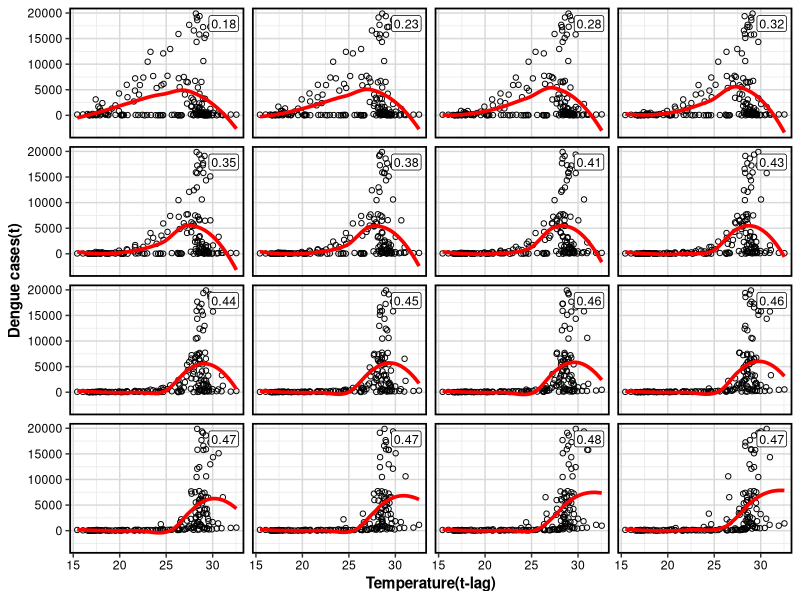
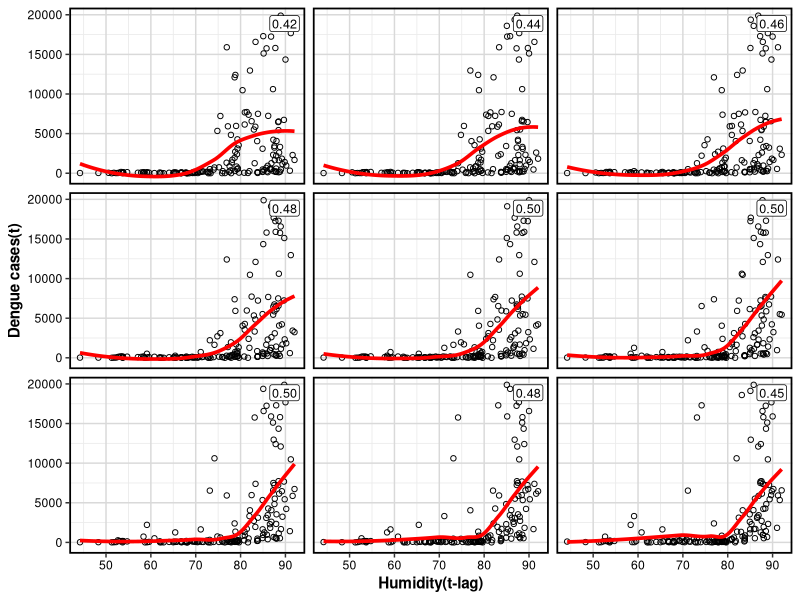
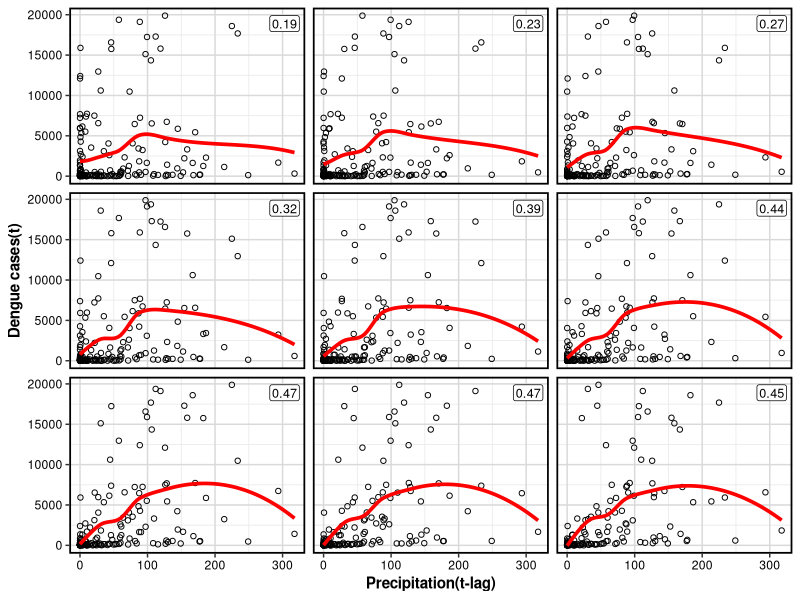
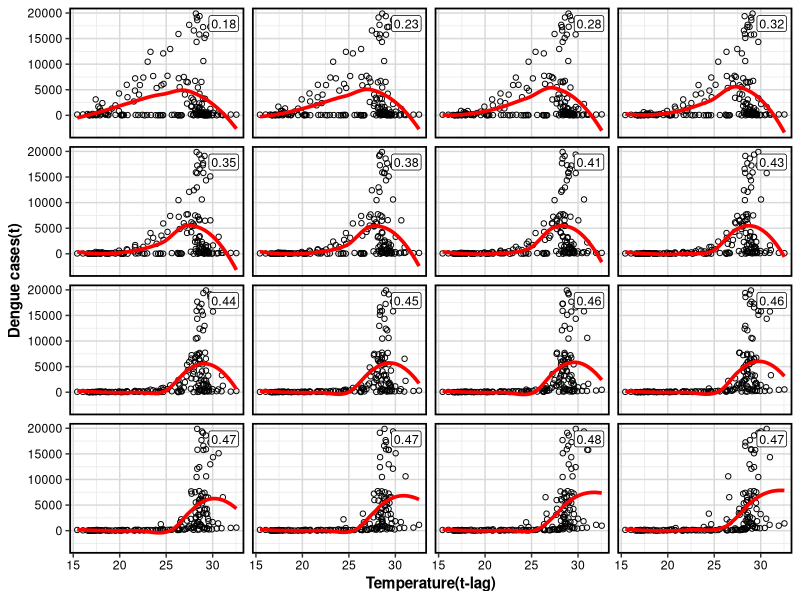
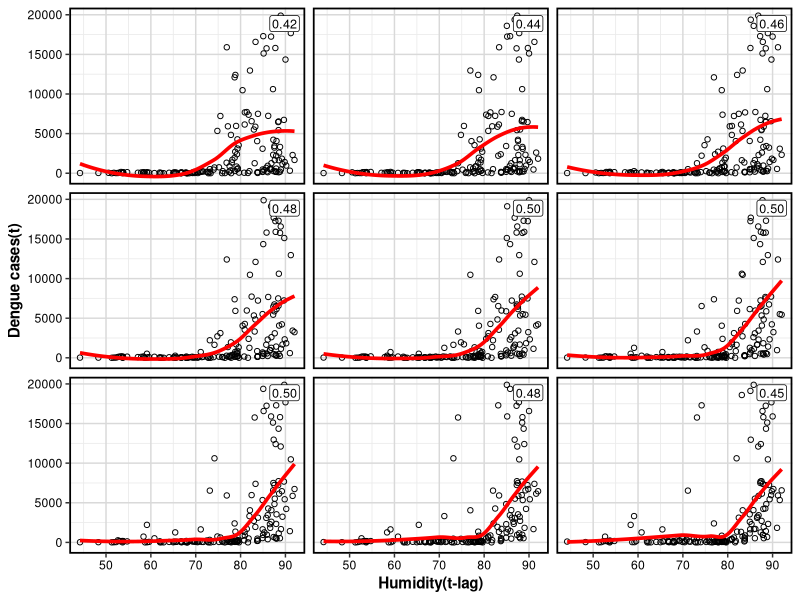
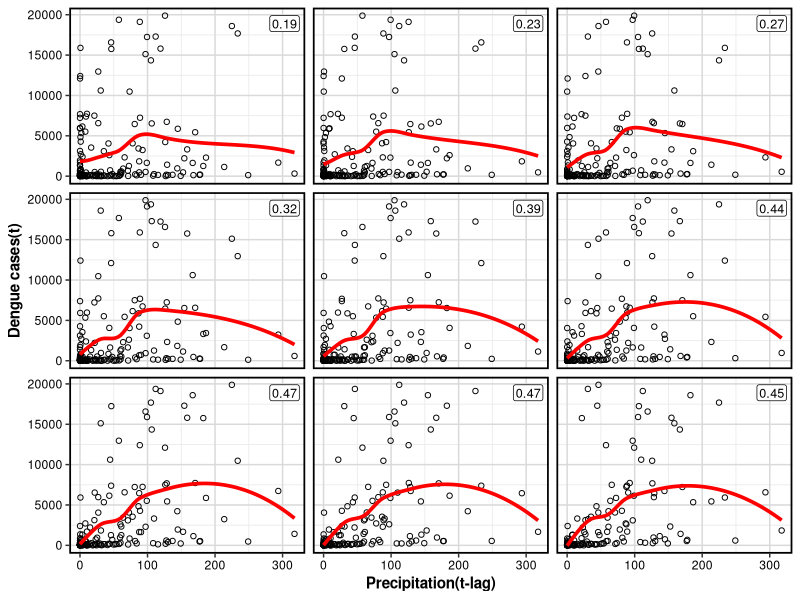

The R script that drew these images, in order:
# ============================================================
# CROSS-LAGGED SCATTER PLOTS: TRAINING DATA ONLY
# Training dataset: Weeks 1-168
# Holdout dataset:  Weeks 169-200 
# ============================================================

library(dplyr)
library(ggplot2)

# ------------------------------------------------------------
# 1. Load and order data
# ------------------------------------------------------------


data1 <- read.csv("MyBDweeklyFinaldata.csv",stringsAsFactors = FALSE) %>%
  arrange(Week)

# ------------------------------------------------------------
# 2. Restrict to training data
# ------------------------------------------------------------

train <- data1 %>%
  filter(Week >= 1 & Week <= 168)

stopifnot(
  nrow(data1) == 200,
  nrow(train) == 168,
  identical(as.numeric(train$Week), as.numeric(1:168)),
  !anyNA(train$Dengue_cases)
)

cat("Total observations:", nrow(data1), "\n")
cat("Training observations:", nrow(train), "\n")
cat("Training weeks:", min(train$Week), "-", max(train$Week), "\n")
cat("Holdout excluded: TRUE\n")

# ------------------------------------------------------------
# 3. Function for cross-lagged scatter plots
# ------------------------------------------------------------

make_lag_scatter_plot <- function(
    data,
    var_name,
    var_label,
    lag_range,
    nrow,
    ncol,
    x_breaks = NULL
) {
  
  # Construct lagged meteorological variables
  lagged_list <- lapply(lag_range, function(l) {
    
    data.frame(
      Dengue_cases = data$Dengue_cases,
      Value = if (l == 0) {
        data[[var_name]]
      } else {
        dplyr::lag(data[[var_name]], l)
      },
      Lag = l
    )
    
  })
  
  scatter_data <- bind_rows(lagged_list) %>%
    filter(
      !is.na(Value),
      !is.na(Dengue_cases)
    )
  
  # Panel labels
  lag_names <- ifelse(
    lag_range == 0,
    paste0(var_label, "(t)"),
    paste0(var_label, "(t-", lag_range, ")")
  )
  
  scatter_data$Lag_label <- factor(
    ifelse(
      scatter_data$Lag == 0,
      paste0(var_label, "(t)"),
      paste0(var_label, "(t-", scatter_data$Lag, ")")
    ),
    levels = lag_names
  )
  
  # Pearson correlations
  cor_labels <- scatter_data %>%
    group_by(Lag_label) %>%
    summarise(
      r = cor(
        Value,
        Dengue_cases,
        use = "complete.obs"
      ),
      .groups = "drop"
    ) %>%
    mutate(
      label = sprintf("%.2f", r)
    )
  
  # Construct plot
  p <- ggplot(
    scatter_data,
    aes(x = Value, y = Dengue_cases)
  ) +
    
    geom_point(
      shape = 1,
      size = 1.5,
      alpha = 1.5,
      colour = "black"
    ) +
    
    geom_smooth(
      method = "loess",
      se = FALSE,
      colour = "red",
      linewidth = 1.25
    ) +
    
    geom_label(
      data = cor_labels,
      aes(
        x = Inf,
        y = Inf,
        label = label
      ),
      hjust = 1.2,
      vjust = 1.5,
      inherit.aes = FALSE,
      size = 3.2,
      colour = "black",
      fill = "white",
      linewidth = 0.5,
      label.padding = grid::unit(0.15, "lines")
    ) +
    
    facet_wrap(
      ~ Lag_label,
      nrow = nrow,
      ncol = ncol
    ) +
    
    labs(
      x = paste0(var_label, "(t-lag)"),
      y = "Dengue cases(t)"
    ) +
    
    theme_bw(base_size = 11) +
    
    theme(
      panel.grid.major = element_line(
        colour = "grey85",
        linewidth = 0.5
      ),
      
      panel.grid.minor = element_line(
        colour = "grey92",
        linewidth = 0.3
      ),
      
      panel.border = element_rect(
        colour = "black",
        fill = NA,
        linewidth = 1.2
      ),
      
      strip.background = element_blank(),
      
      # Hide facet headers, as in your original figure.
      # Individual lag labels appear on the x-axis instead.
      strip.text = element_blank(),
      
      axis.title = element_text(
        face = "bold"
      ),
      
      axis.text = element_text(
        colour = "black"
      )
    )
  
  if (!is.null(x_breaks)) {
    p <- p +
      scale_x_continuous(
        breaks = x_breaks
      )
  }
  
  return(p)
}

# ============================================================
# 4. TEMPERATURE: Lags 0-15, 4 x 4
# ============================================================

p_temp <- make_lag_scatter_plot(
  data = train,
  var_name = "Temperature",
  var_label = "Temperature",
  lag_range = 0:15,
  nrow = 4,
  ncol = 4
)

print(p_temp)

ggsave(
  filename = "temperature_cross_lagged_training.png",
  plot = p_temp,
  width = 12,
  height = 10,
  dpi = 600,
  bg = "white"
)

# ============================================================
# 5. HUMIDITY: Lags 0-8, 3 x 3
# ============================================================

p_humid <- make_lag_scatter_plot(
  data = train,
  var_name = "Humidity",
  var_label = "Humidity",
  lag_range = 0:8,
  nrow = 3,
  ncol = 3
)

print(p_humid)

ggsave(
  filename = "humidity_cross_lagged_training.png",
  plot = p_humid,
  width = 12,
  height = 9,
  dpi = 600,
  bg = "white"
)

# ============================================================
# 6. PRECIPITATION: Lags 0-8, 3 x 3
# ============================================================

p_precip <- make_lag_scatter_plot(
  data = train,
  var_name = "Precipitation",
  var_label = "Precipitation",
  lag_range = 0:8,
  nrow = 3,
  ncol = 3
)

print(p_precip)

ggsave(
  filename = "precipitation_cross_lagged_training.png",
  plot = p_precip,
  width = 12,
  height = 9,
  dpi = 600,
  bg = "white"
)

# ------------------------------------------------------------
# 7. Print correlation tables
# ------------------------------------------------------------

get_lag_correlations <- function(data, var_name, lags) {
  
  bind_rows(lapply(lags, function(l) {
    
    x <- dplyr::lag(data[[var_name]], l)
    y <- data$Dengue_cases
    
    valid <- complete.cases(x, y)
    
    data.frame(
      Variable = var_name,
      Lag = l,
      Correlation = cor(x[valid], y[valid]),
      N = sum(valid)
    )
    
  }))
  
}

correlation_results <- bind_rows(
  get_lag_correlations(train, "Temperature", 0:15),
  get_lag_correlations(train, "Humidity", 0:8),
  get_lag_correlations(train, "Precipitation", 0:8)
)

print(correlation_results)

write.csv(
  correlation_results,
  "cross_lagged_correlations_training.csv",
  row.names = FALSE
)

cat("\nAll training-only cross-lagged scatter plots completed.\n")
